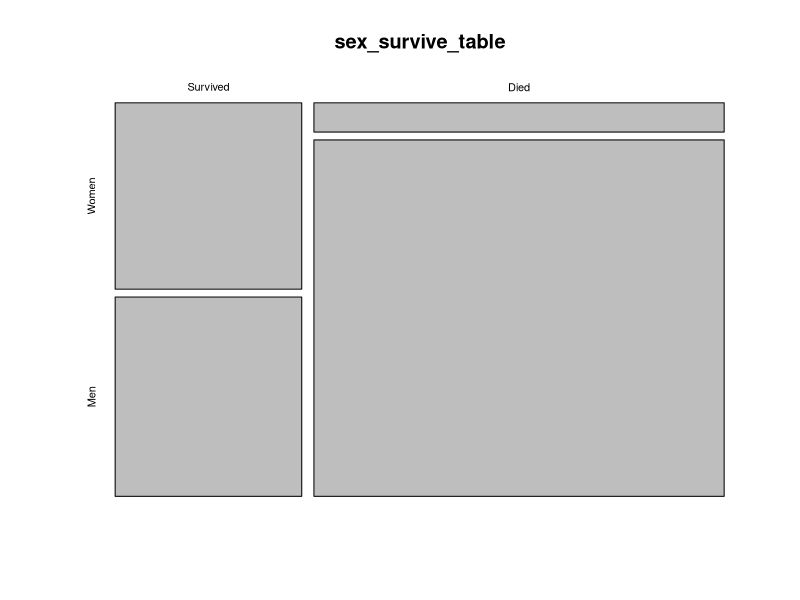
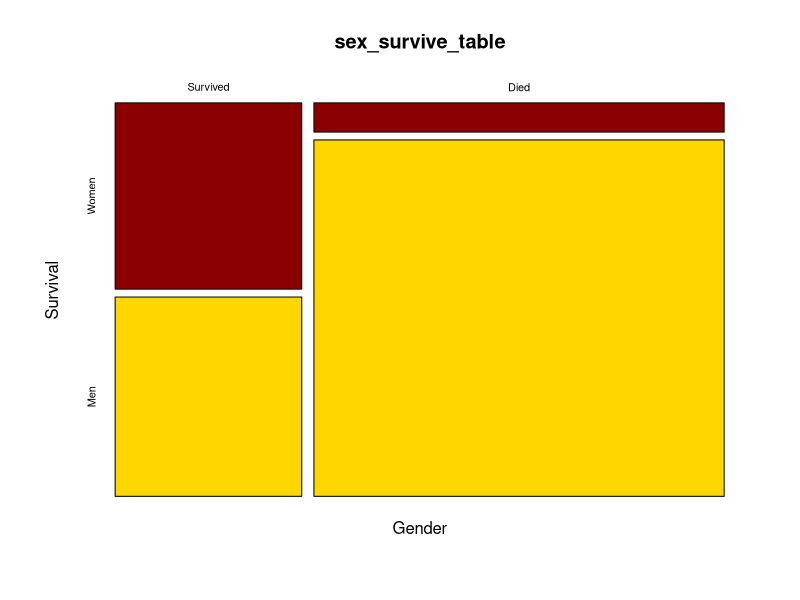

The R script that drew these images, in order:
### R Lab 06 Contingency analysis

# ref: https://whitlockschluter3e.zoology.ubc.ca/RLabs/R_tutorial_Contingency_analysis.html

# Learning outcomes
# 1. Display associations between two categorical variables in contingency tables and mosaic plots
# 2. Calculate odds ratios and their confidence intervals
# 3. Test for the independence of two categorical variables.

#--------------------------------------
### Titanic data
#--------------------------------------
titanicData <- read.csv("R-Labs/chap09f01Titanic.csv", stringsAsFactors = TRUE)
# stringsAsFactors=TRUE which tells R to treat all columns that include non-numeric characters to be treated as factors

str(titanicData)
levels(titanicData$survival)

# We want to change the order so that the “Survived” category for survive comes first when we use R to calculate the odds ratio below.
titanicData$survival <- factor(titanicData$survival, levels = c("Survived", "Died"))
titanicData$gender <- factor(titanicData$gender, levels = c("Women", "Men"))

levels(titanicData$survival)

#--------------------------------------
# Frequency table
table(titanicData$gender)
sex_survive_table <- table(titanicData$gender, titanicData$survival)

sex_survive_table <- table(titanicData$survival,titanicData$gender)

sex_survive_table
##         
##         Survived Died
##   Men        338 1329
##   Women      316  109

# if we have a table-type already, we can make the frequency table directly by creating a data frame
sex_survive_table_direct <- data.frame(yes = c(307,142),no = c(156,708),
                                       row.names = c("female","male"))

#--------------------------------------
# Mosaic plots
mosaicplot(sex_survive_table)
# add axie labels
mosaicplot(sex_survive_table, color = c("darkred", "gold"), xlab ="Gender", ylab = "Survival")

#--------------------------------------
# Odds ratios
# One of the ways to measure the strength of the association between two categorical variables is an odds ratio.

# In R, the simplest way to estimate an odds ratio is to use the command fisher.test(). This function will also perform a Fisher’s exact test (more on that later). The input to this function is a contingency table like the one we calculated above. We’ll use the results in a couple of ways, so let’s save the results in an object. (Here we called it sex_survive_fisher.)

sex_survive_fisher <- fisher.test(sex_survive_table)
sex_survive_fisher$estimate

p1 = 316/(316+109)
p2 = 338/(338+1329)

p1/(1-p1)/(p2/(1-p2))

#This shows that the odds ratio is beyond 10—the odds of a female surviving were about ten times the odds of a male surviving. This is (female survival / female death) / (male survival / male death).

# This fisher.test() function also calculates the 95% confidence interval for the odds ratio, and assigns it to an output variable called conf.int. We can see the 95% confidence interval for the odds ratio with a command like:

sex_survive_fisher$conf.int

#--------------------------------------
# χ2 contingency test
# A χ2 contingency analysis allows us to test the null hypothesis that two categorical variables are independent of each other.
# Because this scenario appears frequently, it is one of the most common tests used in biology. However, remember that the χ2 test is an approximation, and requires that all of the expected values are greater than 1 and that at least 80% are greater than 5. When doing such a test of independence on a computer, it is probably better to use Fisher’s exact test, which doesn’t have this restriction.
# The χ2 contingency test can be done with a function we saw last week, chisq.test(). If we give a frequency table as input, this function will calculate the χ2 test for us.

# check expected frequency to see if the data meets the requred assumption
chisq.test(sex_survive_table)$expected

# it is appropriate to do a χ2 contingency test with a frequency table as input
# We’ve added the option “correct = FALSE” to tell R to not do a Yate’s correction, which can be overly conservative.
chisq.test(sex_survive_table, correct=FALSE)

chisq.test(sex_survive_table)

#--------------------------------------
# Fisher’s exact test
# Another, more exact, option for testing for the independence of two categorical variables is Fisher’s exact test. This is a test that is tedious to calculate by hand, but R can do it in a flash. This test makes no approximations and sets no minimum threshold for the sizes of the expected values.
fisher.test(sex_survive_table)

